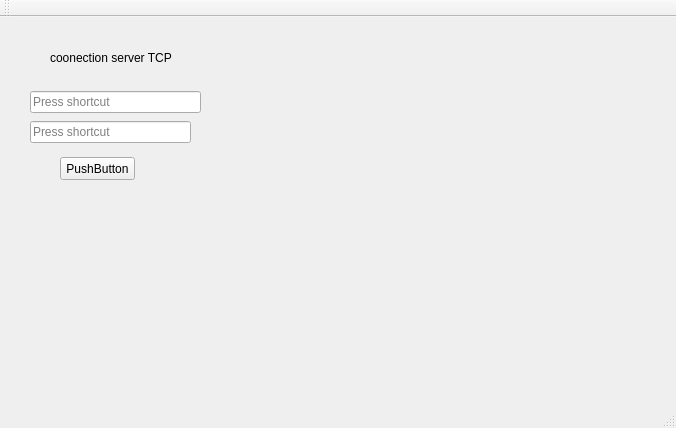
<?xml version="1.0" encoding="UTF-8"?>
<ui version="4.0">
 <class>webserverClass</class>
 <widget class="QMainWindow" name="webserverClass">
  <property name="geometry">
   <rect>
    <x>0</x>
    <y>0</y>
    <width>676</width>
    <height>428</height>
   </rect>
  </property>
  <property name="windowTitle">
   <string>webserver</string>
  </property>
  <widget class="QWidget" name="centralWidget">
   <widget class="QPushButton" name="pushButton">
    <property name="geometry">
     <rect>
      <x>60</x>
      <y>140</y>
      <width>75</width>
      <height>23</height>
     </rect>
    </property>
    <property name="text">
     <string>PushButton</string>
    </property>
   </widget>
   <widget class="QLabel" name="label">
    <property name="geometry">
     <rect>
      <x>50</x>
      <y>20</y>
      <width>141</width>
      <height>41</height>
     </rect>
    </property>
    <property name="text">
     <string>coonection server TCP</string>
    </property>
   </widget>
   <widget class="QKeySequenceEdit" name="keySequenceEdit">
    <property name="geometry">
     <rect>
      <x>30</x>
      <y>70</y>
      <width>171</width>
      <height>31</height>
     </rect>
    </property>
   </widget>
   <widget class="QKeySequenceEdit" name="keySequenceEdit_2">
    <property name="geometry">
     <rect>
      <x>30</x>
      <y>100</y>
      <width>161</width>
      <height>31</height>
     </rect>
    </property>
   </widget>
  </widget>
  <widget class="QMenuBar" name="menuBar">
   <property name="geometry">
    <rect>
     <x>0</x>
     <y>0</y>
     <width>676</width>
     <height>21</height>
    </rect>
   </property>
  </widget>
  <widget class="QToolBar" name="mainToolBar">
   <attribute name="toolBarArea">
    <enum>TopToolBarArea</enum>
   </attribute>
   <attribute name="toolBarBreak">
    <bool>false</bool>
   </attribute>
  </widget>
  <widget class="QStatusBar" name="statusBar"/>
 </widget>
 <layoutdefault spacing="6" margin="11"/>
 <resources>
  <include location="webserver.qrc"/>
 </resources>
 <connections/>
</ui>
